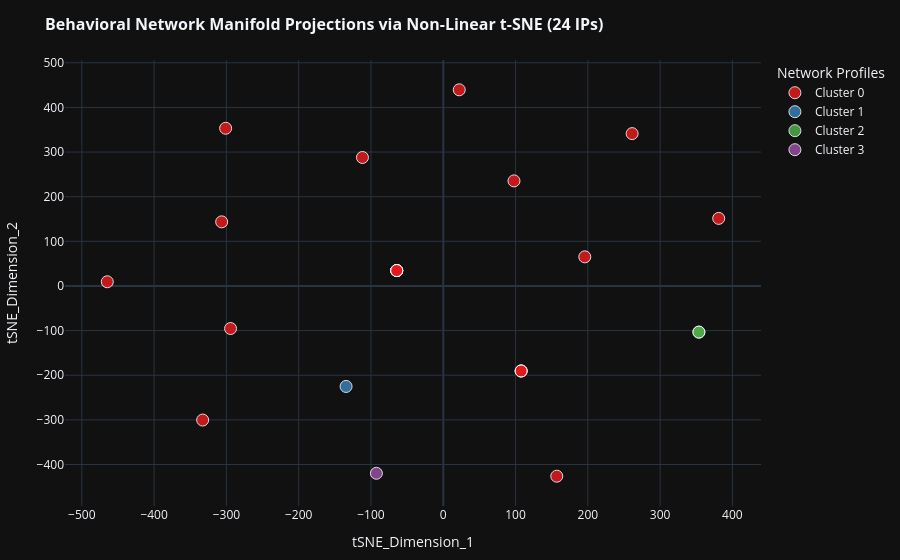

This figure's notebook cell:
### Markdown cell above
### Phase 10: Non-Linear Dimensionality Reduction — t-Distributed Stochastic Neighbor Embedding (t-SNE)

While PCA focuses on retaining large global variances across linear projections, **t-SNE** excel at preserving complex, non-linear local neighborhood similarities. It maps data points based on spatial proximity probabilities and distributes them onto a low-dimensional embedding.

In cybersecurity analytics, this non-linear approach is crucial to untangle and reveal highly complex attack fingerprints or distributed horizontal scanning tactics that might otherwise overlap in rigid linear planes.

### Code cell
import time
import pandas as pd
import plotly.express as px
from sklearn.manifold import TSNE

print("[Manifold Learning Engine] Initializing Non-Linear Projections...\n")

# 1. SAMPLE SUBSET CONFIGURATION
TSNE_SAMPLE_SIZE = min(2000, df_behavior.shape[0])
df_sample_tsne = df_behavior.sample(n=TSNE_SAMPLE_SIZE, random_state=42)

# Extract feature spaces for optimization processing
X_scaled_sample_tsne = scaler.transform(df_sample_tsne[COLS_SELECIONADAS_FINAL])

# 2. DYNAMIC PERPLEXITY SAFETY TUNING
n_samples = X_scaled_sample_tsne.shape[0]
dynamic_perplexity = min(30, max(1, n_samples - 1))

print(f" [✔] Step 1/3: Dynamic Parameters Configured:")
print(f"     -> Isolated instances for manifold learning: {n_samples}")
print(f"     -> Perplexity anchor lock: {dynamic_perplexity}\n")

# 3. EMBEDDING CALCULATIONS
t_start = time.time()
tsne = TSNE(
    n_components=2,
    perplexity=dynamic_perplexity,
    max_iter=1000,
    random_state=42,
    n_jobs=-1
)
X_tsne = tsne.fit_transform(X_scaled_sample_tsne)
t_end = time.time()

print(f" [✔] Step 2/3: t-SNE optimization finalized in {t_end - t_start:.2f} seconds.")

# Organize dimensions into tracking dataframe
df_tsne_plot = pd.DataFrame(data=X_tsne, columns=["tSNE_Dimension_1", "tSNE_Dimension_2"])
df_tsne_plot["Src IP"] = df_sample_tsne["Src IP"].values
df_tsne_plot["K-Means Profile"] = "Cluster " + df_sample_tsne["cluster_kmeans"].astype(str).values

# 4. HIGH-IMPACT PLOTLY SCATTER PROJECTOR
print(" [✔] Step 3/3: Generating interactive neighborhood similarity platform...\n")

fig_tsne = px.scatter(
    df_tsne_plot,
    x="tSNE_Dimension_1",
    y="tSNE_Dimension_2",
    color="K-Means Profile",
    hover_name="Src IP", # Tooltip master bold anchor
    title=f"<b>Behavioral Network Manifold Projections via Non-Linear t-SNE ({n_samples} IPs)</b>",
    template="plotly_dark",
    color_discrete_sequence=px.colors.qualitative.Set1,
    category_orders={"K-Means Profile": sorted(df_tsne_plot["K-Means Profile"].unique())}
)

# Apply unified high-end marker aesthetics
fig_tsne.update_traces(
    marker=dict(size=12, opacity=0.85, line=dict(width=1, color="White")),
    selector=dict(mode="markers")
)

fig_tsne.update_layout(
    title_font_size=16,
    legend_title_text="Network Profiles",
    margin=dict(l=40, r=40, t=60, b=40)
)

fig_tsne.show()

### Figure 1 — Plotly figure (JSON) as saved in the notebook; plotly's stock layout.template omitted (floating-point values rounded to 4 significant figures)
{"data": [{"hovertemplate": "<b>%{hovertext}</b><br><br>K-Means Profile=Cluster 0<br>tSNE_Dimension_1=%{x}<br>tSNE_Dimension_2=%{y}<extra></extra>", "hovertext": ["172.17.17.99", "192.168.61.44", "213.6.147.197", "172.225.188.120", "192.168.61.138", "104.28.62.95", "77.91.170.102", "172.17.17.223", "192.168.61.137", "172.17.17.10", "172.17.17.130", "82.213.1.146", "212.14.226.13", "46.43.67.73", "91.218.152.161", "172.17.17.90", "185.61.200.20", "192.168.61.201", "45.147.66.142", "172.17.17.8"], "legendgroup": "Cluster 0", "marker": {"color": "rgb(228,26,28)", "line": {"color": "White", "width": 1}, "opacity": 0.85, "size": 12, "symbol": "circle"}, "mode": "markers", "name": "Cluster 0", "orientation": "v", "showlegend": true, "type": "scatter", "x": [381.0, -464.8, 195.8, -64.33, -64.33, 107.7, 107.7, -294.3, 22.09, -111.8, -332.8, -64.33, 107.7, -64.33, -301.1, -306.5, -64.33, 97.82, 157.0, 261.3], "xaxis": "x", "y": [151.4, 9.353, 65.23, 34.47, 34.47, -190.5, -190.5, -95.38, 439.5, 287.9, -300.4, 34.47, -190.5, 34.47, 353.3, 143.6, 34.47, 235.4, -426.2, 341.3], "yaxis": "y"}, {"hovertemplate": "<b>%{hovertext}</b><br><br>K-Means Profile=Cluster 1<br>tSNE_Dimension_1=%{x}<br>tSNE_Dimension_2=%{y}<extra></extra>", "hovertext": ["192.168.61.233"], "legendgroup": "Cluster 1", "marker": {"color": "rgb(55,126,184)", "line": {"color": "White", "width": 1}, "opacity": 0.85, "size": 12, "symbol": "circle"}, "mode": "markers", "name": "Cluster 1", "orientation": "v", "showlegend": true, "type": "scatter", "x": [-134.5], "xaxis": "x", "y": [-225.1], "yaxis": "y"}, {"hovertemplate": "<b>%{hovertext}</b><br><br>K-Means Profile=Cluster 2<br>tSNE_Dimension_1=%{x}<br>tSNE_Dimension_2=%{y}<extra></extra>", "hovertext": ["0.0.0.0", "159.192.104.79"], "legendgroup": "Cluster 2", "marker": {"color": "rgb(77,175,74)", "line": {"color": "White", "width": 1}, "opacity": 0.85, "size": 12, "symbol": "circle"}, "mode": "markers", "name": "Cluster 2", "orientation": "v", "showlegend": true, "type": "scatter", "x": [353.6, 353.6], "xaxis": "x", "y": [-103.4, -103.4], "yaxis": "y"}, {"hovertemplate": "<b>%{hovertext}</b><br><br>K-Means Profile=Cluster 3<br>tSNE_Dimension_1=%{x}<br>tSNE_Dimension_2=%{y}<extra></extra>", "hovertext": ["192.168.61.111"], "legendgroup": "Cluster 3", "marker": {"color": "rgb(152,78,163)", "line": {"color": "White", "width": 1}, "opacity": 0.85, "size": 12, "symbol": "circle"}, "mode": "markers", "name": "Cluster 3", "orientation": "v", "showlegend": true, "type": "scatter", "x": [-92.49], "xaxis": "x", "y": [-419.7], "yaxis": "y"}], "layout": {"legend": {"title": {"text": "Network Profiles"}, "tracegroupgap": 0}, "margin": {"b": 40, "l": 40, "r": 40, "t": 60}, "title": {"font": {"size": 16}, "text": "<b>Behavioral Network Manifold Projections via Non-Linear t-SNE (24 IPs)</b>"}, "xaxis": {"anchor": "y", "domain": [0, 1], "title": {"text": "tSNE_Dimension_1"}}, "yaxis": {"anchor": "x", "domain": [0, 1], "title": {"text": "tSNE_Dimension_2"}}}}
